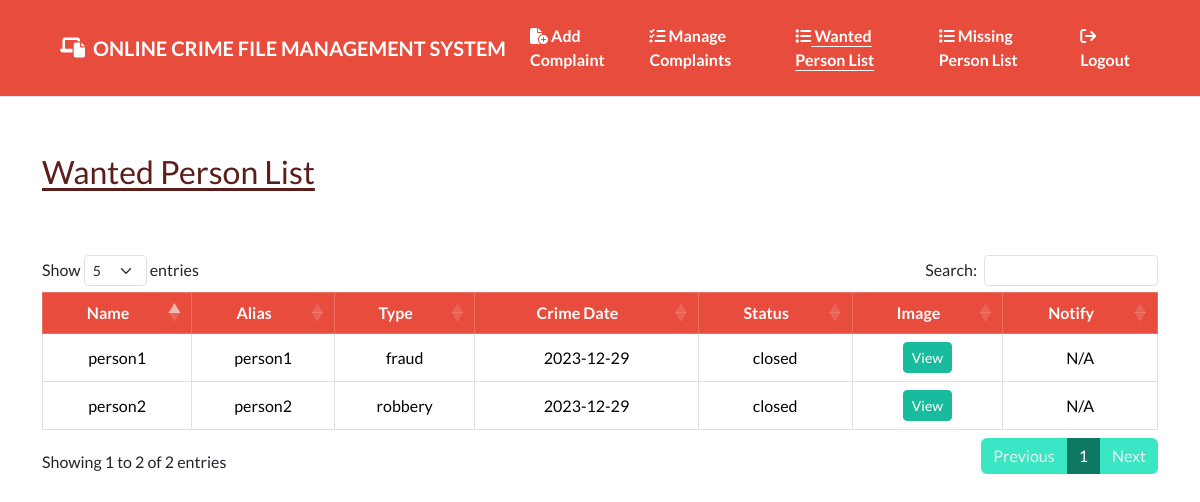
Page /user/wantedpersons.php (signed in) on the committed database.
### tables this page shows
CREATE TABLE `crime_2023_wantedperson` (
  `id` int(10) NOT NULL,
  `uid` varchar(255) NOT NULL,
  `name` varchar(255) NOT NULL,
  `alias` varchar(255) NOT NULL,
  `type` varchar(255) NOT NULL,
  `crimedate` varchar(255) NOT NULL,
  `status` varchar(255) NOT NULL,
  `notifylocation` varchar(255) NOT NULL,
  `notifydate` varchar(255) NOT NULL,
  `notifytime` varchar(255) NOT NULL,
  `notifyuser` varchar(255) NOT NULL,
  `notifyusername` varchar(255) NOT NULL,
  `image` varchar(255) NOT NULL
);

### user/wantedpersons.php (the view, shortened to what this page needs)
<?php
require "../config/database.php";
?>
<!DOCTYPE html>
<html lang="en">
<head>
    <link rel="stylesheet" href="../css/bootstrap.css">
    <link rel="stylesheet" href="https://cdn.datatables.net/1.12.1/css/dataTables.bootstrap5.min.css">
    <link rel="stylesheet" href="https://cdnjs.cloudflare.com/ajax/libs/bootstrap-datepicker/1.10.0/css/bootstrap-datepicker.min.css" />
    <link rel="stylesheet" href="https://cdnjs.cloudflare.com/ajax/libs/font-awesome/6.1.2/css/all.css" />
    <link href="https://cdn.jsdelivr.net/npm/@yaireo/tagify/dist/tagify.css" rel="stylesheet" type="text/css" />
</head>
<body>
    <div class="d-flex flex-column bg-white min-vh-100">
        <nav class="navbar navbar-expand-lg bg-danger  border-danger-emphasis border-bottom">
            <div class="container-fluid  mx-5">
                <a class="navbar-brand text-white d-flex align-items-center gap-2 fw-bold fs-5" href="#">
                    <i class="fa-solid fa-laptop-file"></i> <span class="d-none d-md-block text-nowrap">ONLINE CRIME FILE MANAGEMENT SYSTEM</span> <span class="d-block d-md-none text-nowrap">OCFMS</span>
                </a>
                <div class="collapse navbar-collapse" id="navbarSupportedContent">
                    <ul class="navbar-nav ms-auto mb-2 mb-lg-0 gap-1">
                        <li class="nav-item">
                            <a class="nav-link text-white fw-bold" aria-current="page" href="complaint.php">
                                <i class="fa-solid fa-file-circle-plus"></i>
                                Add Complaint</a>
                        </li>
                        <li class="nav-item">
                            <a class="nav-link text-white fw-bold" aria-current="page" href="mycomplaint.php">
                                <i class="fa-solid fa-list-check"></i>
                                Manage Complaints</a>
                        </li>
                        <li class="nav-item">
                            <a class="nav-link text-white fw-bold text-decoration-underline link-offset-2 active" aria-current="page" href="wantedpersons.php">
                                <i class="fa-solid fa-list"></i>
                                Wanted Person List</a>
                        </li>
                        <li class="nav-item">
                            <a class="nav-link text-white fw-bold" aria-current="page" href="missingpersons.php">
                                <i class="fa-solid fa-list"></i>
                                Missing Person List</a>
                        </li>
                        <li class="nav-item">
                            <a class="nav-link text-white fw-bold" href="logout.php">
                                <i class="fa-solid fa-arrow-right-from-bracket"></i>
                                Logout</a>
                        </li>
                    </ul>
                </div>
            </div>
        </nav>
        <div class="container flex-fill d-flex flex-column my-2">
            <div class="d-flex mt-5 mb-5 justify-content-start align-items-center">
                <h3 class="text-danger-emphasis link-offset-1 text-decoration-underline flex-grow-1 flex-md-grow-0">
                    Wanted Person List
                </h3>
            </div>
            <div class="row justify-content-center my-2">
                <div class="col-md-12">
                    <div class="table-responsive">
                        <table class="table table-bordered table-hover" id="usertable">
                            <thead class="text-white">
                                <tr class="align-middle text-center text-nowrap table-danger">
                                    <th class="dt-head-center">Name</th>
                                    <th class="dt-head-center">Alias</th>
                                    <th class="dt-head-center">Type</th>
                                    <th class="dt-head-center">Crime Date</th>
                                    <th class="dt-head-center">Status</th>
                                    <th class="dt-head-center">Image</th>
                                    <th class="dt-head-center">Notify</th>
                                </tr>
                            </thead>
                            <tbody>
                                <?php
                                $query = "select * from crime_2023_wantedperson";
                                $result = mysqli_query($link, $query);
                                while ($row = mysqli_fetch_array($result)) {
                                ?>
                                    <tr class="align-middle text-center">
                                        <td><?= $row["name"] ?></td>
                                        <td><?= $row["alias"] ?></td>
                                        <td><?= $row["type"] ?></td>
                                        <td><?= $row["crimedate"] ?></td>
                                        <td><?= $row["status"] ?></td>
                                        <td><a href="../<?= $row["image"] ?>" target="_blank" class="text-decoration-none btn btn-sm btn-success">View</a></td>
                                        <?php
                                        if ($row["status"] == "open") {
                                        ?>
                                            <td>
                                                <button type="button" class="btn btn-success btn-sm shadow-none" data-bs-toggle="modal" data-bs-target="#edit<?= $row["uid"] ?>">
                                                    <i class="fa-solid fa-circle-exclamation"></i>
                                                </button>
                                            </td>
                                        <?php
                                        }
                                        else
                                        {
                                            echo "<td>N/A</td>";
                                        }
                                        ?>
                                    </tr>
                                <?php
                                }
                                ?>
                            </tbody>
                        </table>
                    </div>
                </div>
            </div>
        </div>
    </div>
</body>
</html>

### rows in the picture
crime_2023_wantedperson: name "person1", alias "person1", type "fraud", crimedate "2023-12-29", status "closed", shows "N/A"
crime_2023_wantedperson: name "person2", alias "person2", type "robbery", crimedate "2023-12-29", status "closed", shows "N/A"
